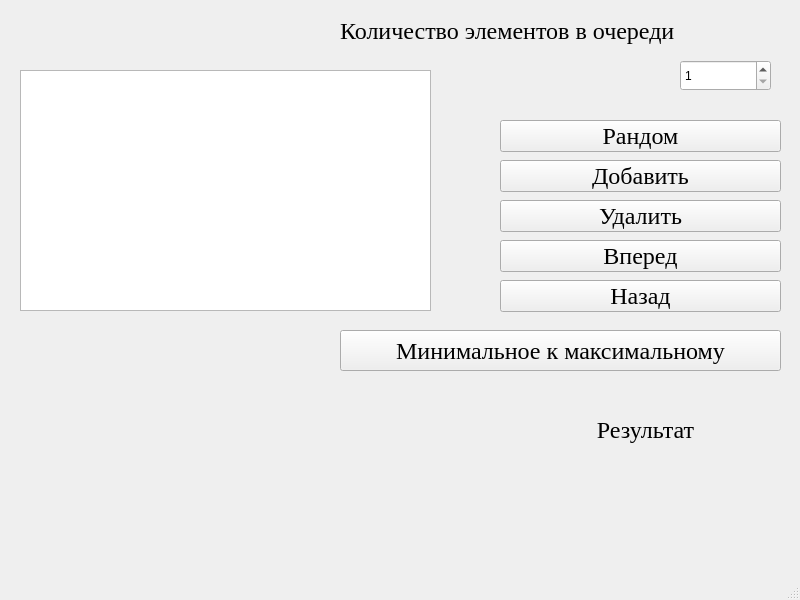
<?xml version="1.0" encoding="UTF-8"?>
<ui version="4.0">
 <class>MainWindow</class>
 <widget class="QMainWindow" name="MainWindow">
  <property name="geometry">
   <rect>
    <x>0</x>
    <y>0</y>
    <width>800</width>
    <height>600</height>
   </rect>
  </property>
  <property name="windowTitle">
   <string>MainWindow</string>
  </property>
  <widget class="QWidget" name="centralwidget">
   <widget class="QListWidget" name="newListWidget">
    <property name="geometry">
     <rect>
      <x>20</x>
      <y>70</y>
      <width>411</width>
      <height>241</height>
     </rect>
    </property>
   </widget>
   <widget class="QSpinBox" name="spinBox">
    <property name="geometry">
     <rect>
      <x>680</x>
      <y>60</y>
      <width>91</width>
      <height>31</height>
     </rect>
    </property>
    <property name="minimum">
     <number>1</number>
    </property>
    <property name="maximum">
     <number>10000</number>
    </property>
   </widget>
   <widget class="QPushButton" name="randomButton">
    <property name="geometry">
     <rect>
      <x>500</x>
      <y>120</y>
      <width>281</width>
      <height>32</height>
     </rect>
    </property>
    <property name="font">
     <font>
      <family>Times New Roman</family>
      <pointsize>18</pointsize>
      <italic>false</italic>
     </font>
    </property>
    <property name="text">
     <string>Рандом</string>
    </property>
   </widget>
   <widget class="QPushButton" name="newQueueButton">
    <property name="geometry">
     <rect>
      <x>340</x>
      <y>330</y>
      <width>441</width>
      <height>41</height>
     </rect>
    </property>
    <property name="font">
     <font>
      <family>Times New Roman</family>
      <pointsize>18</pointsize>
     </font>
    </property>
    <property name="text">
     <string>Минимальное к максимальному</string>
    </property>
   </widget>
   <widget class="QPushButton" name="enqueueButton">
    <property name="geometry">
     <rect>
      <x>500</x>
      <y>160</y>
      <width>281</width>
      <height>32</height>
     </rect>
    </property>
    <property name="font">
     <font>
      <family>Times New Roman</family>
      <pointsize>18</pointsize>
     </font>
    </property>
    <property name="text">
     <string>Добавить</string>
    </property>
   </widget>
   <widget class="QPushButton" name="dequeueButton">
    <property name="geometry">
     <rect>
      <x>500</x>
      <y>200</y>
      <width>281</width>
      <height>32</height>
     </rect>
    </property>
    <property name="font">
     <font>
      <family>Times New Roman</family>
      <pointsize>18</pointsize>
     </font>
    </property>
    <property name="text">
     <string>Удалить</string>
    </property>
   </widget>
   <widget class="QPushButton" name="frontButton">
    <property name="geometry">
     <rect>
      <x>500</x>
      <y>240</y>
      <width>281</width>
      <height>32</height>
     </rect>
    </property>
    <property name="font">
     <font>
      <family>Times New Roman</family>
      <pointsize>18</pointsize>
     </font>
    </property>
    <property name="text">
     <string>Вперед</string>
    </property>
   </widget>
   <widget class="QPushButton" name="backButton">
    <property name="geometry">
     <rect>
      <x>500</x>
      <y>280</y>
      <width>281</width>
      <height>32</height>
     </rect>
    </property>
    <property name="font">
     <font>
      <family>Times New Roman</family>
      <pointsize>18</pointsize>
     </font>
    </property>
    <property name="text">
     <string>Назад</string>
    </property>
   </widget>
   <widget class="QLabel" name="label_5">
    <property name="geometry">
     <rect>
      <x>520</x>
      <y>409</y>
      <width>251</width>
      <height>41</height>
     </rect>
    </property>
    <property name="font">
     <font>
      <family>Times New Roman</family>
      <pointsize>18</pointsize>
     </font>
    </property>
    <property name="text">
     <string>Результат</string>
    </property>
    <property name="alignment">
     <set>Qt::AlignCenter</set>
    </property>
   </widget>
   <widget class="QLabel" name="label_3">
    <property name="geometry">
     <rect>
      <x>340</x>
      <y>10</y>
      <width>441</width>
      <height>41</height>
     </rect>
    </property>
    <property name="font">
     <font>
      <family>Times New Roman</family>
      <pointsize>18</pointsize>
     </font>
    </property>
    <property name="text">
     <string>Количество элементов в очереди</string>
    </property>
   </widget>
   <widget class="QLabel" name="label_2">
    <property name="geometry">
     <rect>
      <x>610</x>
      <y>480</y>
      <width>81</width>
      <height>51</height>
     </rect>
    </property>
    <property name="frameShadow">
     <enum>QFrame::Raised</enum>
    </property>
    <property name="text">
     <string/>
    </property>
    <property name="alignment">
     <set>Qt::AlignCenter</set>
    </property>
   </widget>
  </widget>
  <widget class="QMenuBar" name="menubar">
   <property name="geometry">
    <rect>
     <x>0</x>
     <y>0</y>
     <width>800</width>
     <height>27</height>
    </rect>
   </property>
  </widget>
  <widget class="QStatusBar" name="statusbar"/>
 </widget>
 <resources/>
 <connections/>
</ui>
